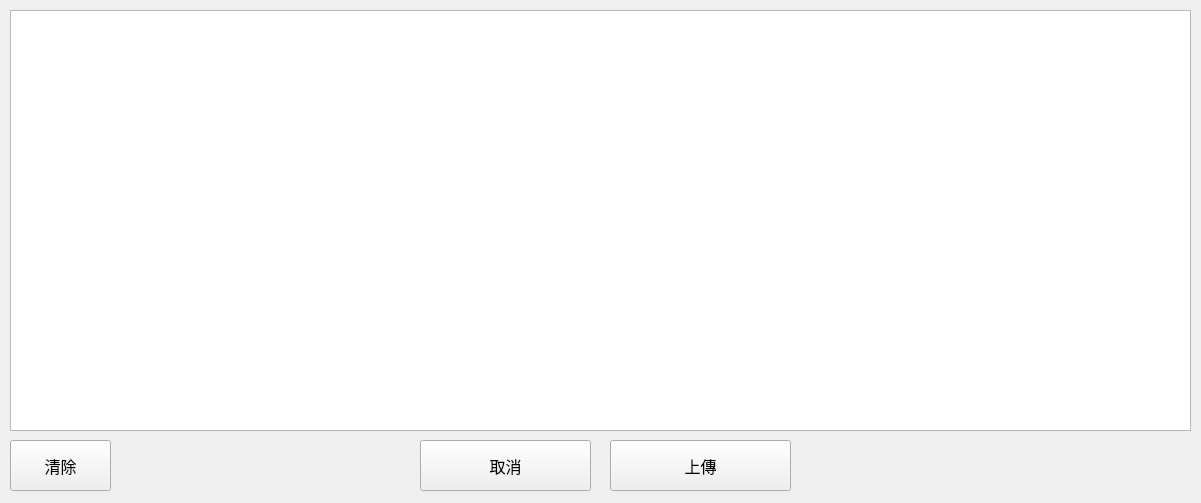
<?xml version="1.0" encoding="UTF-8"?>
<ui version="4.0">
 <class>MainWindow</class>
 <widget class="QMainWindow" name="MainWindow">
  <property name="geometry">
   <rect>
    <x>0</x>
    <y>0</y>
    <width>1201</width>
    <height>503</height>
   </rect>
  </property>
  <property name="windowTitle">
   <string>MainWindow</string>
  </property>
  <widget class="QWidget" name="centralwidget">
   <widget class="QTableWidget" name="treeView">
    <property name="geometry">
     <rect>
      <x>10</x>
      <y>10</y>
      <width>1181</width>
      <height>421</height>
     </rect>
    </property>
    <property name="font">
     <font>
      <family>新細明體</family>
      <pointsize>12</pointsize>
     </font>
    </property>
    <property name="styleSheet">
     <string notr="true">QTableWidget {
    alternate-background-color: #f2f2f2; /* 隔行背景顏色 */
    selection-background-color: #0078d7;  /* 選擇背景顏色 */
}
QHeaderView::section {
    background-color: #f0f0f0; /* 表頭背景顏色 */
}</string>
    </property>
    <property name="alternatingRowColors">
     <bool>true</bool>
    </property>
    <property name="columnCount">
     <number>0</number>
    </property>
    <attribute name="verticalHeaderDefaultSectionSize">
     <number>24</number>
    </attribute>
   </widget>
   <widget class="QPushButton" name="cancel">
    <property name="enabled">
     <bool>true</bool>
    </property>
    <property name="geometry">
     <rect>
      <x>420</x>
      <y>440</y>
      <width>171</width>
      <height>51</height>
     </rect>
    </property>
    <property name="font">
     <font>
      <family>新細明體</family>
      <pointsize>12</pointsize>
     </font>
    </property>
    <property name="focusPolicy">
     <enum>Qt::NoFocus</enum>
    </property>
    <property name="toolTip">
     <string>檢視完整樹狀資料</string>
    </property>
    <property name="text">
     <string>取消</string>
    </property>
   </widget>
   <widget class="QPushButton" name="upload">
    <property name="enabled">
     <bool>true</bool>
    </property>
    <property name="geometry">
     <rect>
      <x>610</x>
      <y>440</y>
      <width>181</width>
      <height>51</height>
     </rect>
    </property>
    <property name="font">
     <font>
      <family>新細明體</family>
      <pointsize>12</pointsize>
     </font>
    </property>
    <property name="focusPolicy">
     <enum>Qt::NoFocus</enum>
    </property>
    <property name="toolTip">
     <string>上傳預覽版</string>
    </property>
    <property name="text">
     <string>上傳</string>
    </property>
   </widget>
   <widget class="QPushButton" name="clean">
    <property name="enabled">
     <bool>true</bool>
    </property>
    <property name="geometry">
     <rect>
      <x>10</x>
      <y>440</y>
      <width>101</width>
      <height>51</height>
     </rect>
    </property>
    <property name="font">
     <font>
      <family>新細明體</family>
      <pointsize>12</pointsize>
     </font>
    </property>
    <property name="focusPolicy">
     <enum>Qt::NoFocus</enum>
    </property>
    <property name="toolTip">
     <string>檢視完整樹狀資料</string>
    </property>
    <property name="text">
     <string>清除</string>
    </property>
   </widget>
  </widget>
 </widget>
 <resources/>
 <connections/>
</ui>
